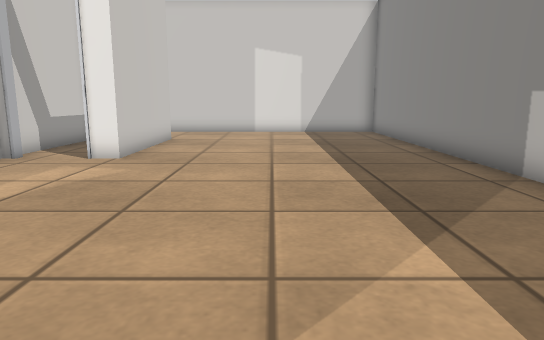
view 1 (above)

24 first-person views from a walk through a Gazebo world. The camera is 0.72 m above the floor, tilts 10° down and sees 70° across. The floor is counted in squares, 0.5 m on a side. Each view is taken from the middle of a square. On the plan, view 1 faces up. The plan holds only what a view shows up to about 16 squares ahead; the rest is blank. The place goes on beyond the plan. Simple shapes stand in for some stock models. Some surface patterns are stand-ins.

view 2
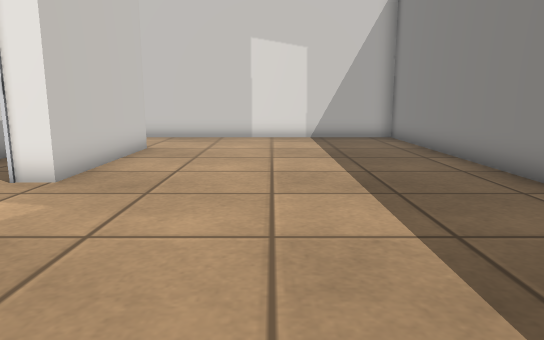

view 3
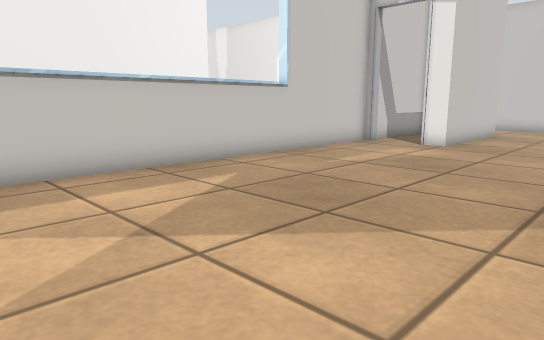

view 4
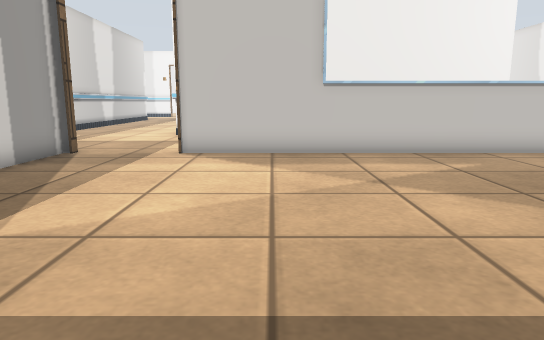

view 5
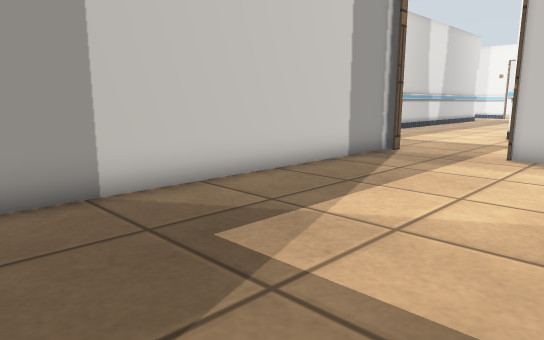

view 6
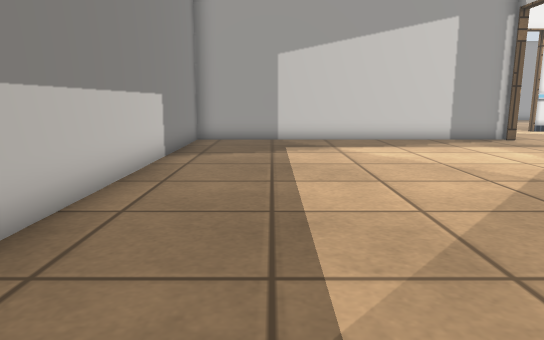

view 7
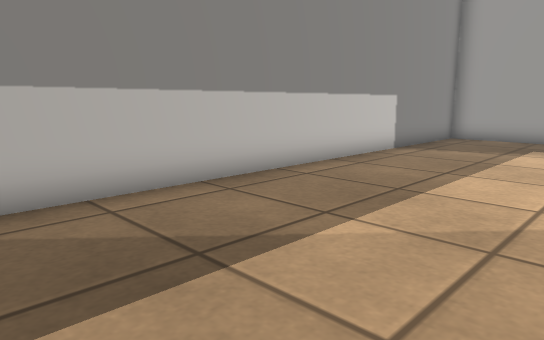

view 8
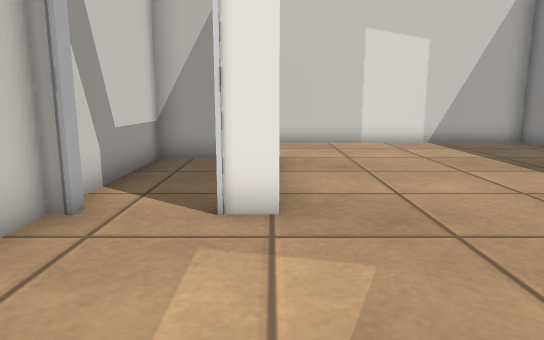

view 9
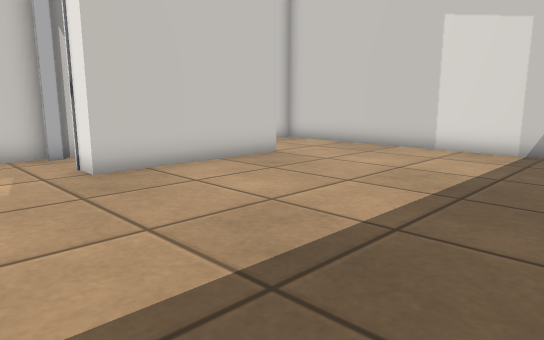

view 10
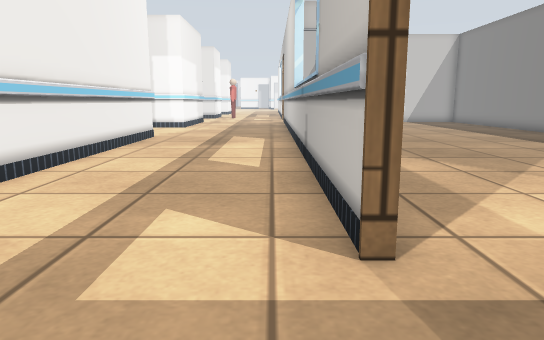

view 11
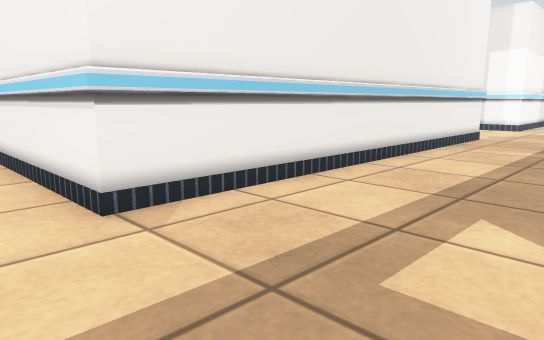

view 12
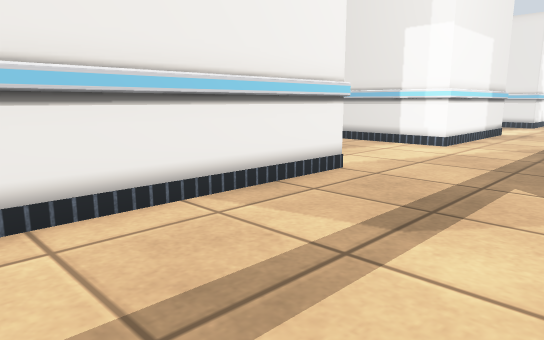

view 13
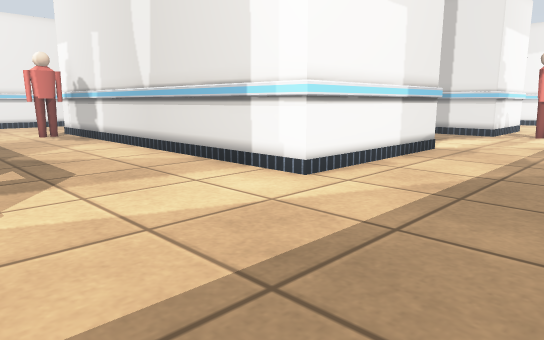

view 14
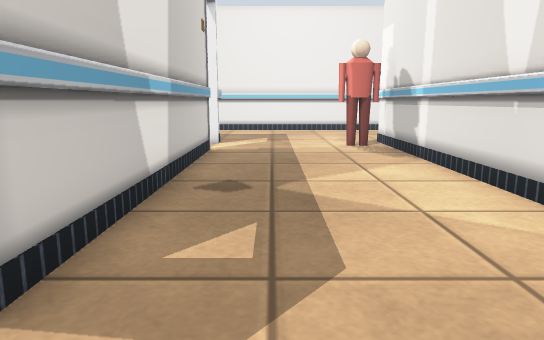

view 15
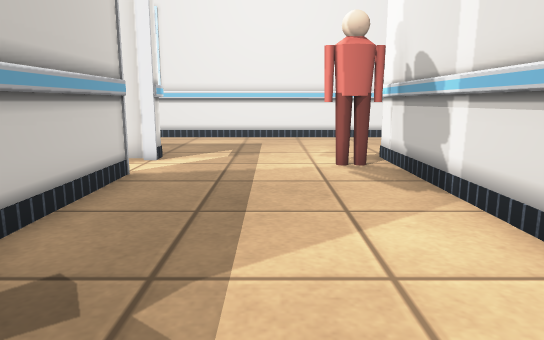

view 16
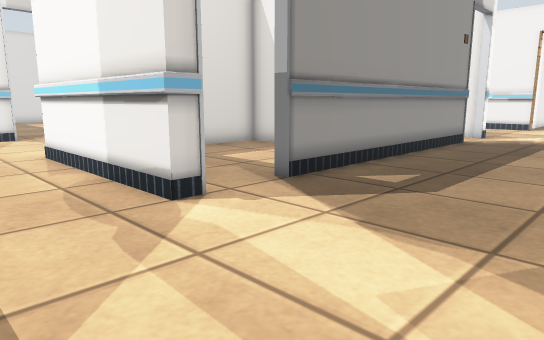

view 17
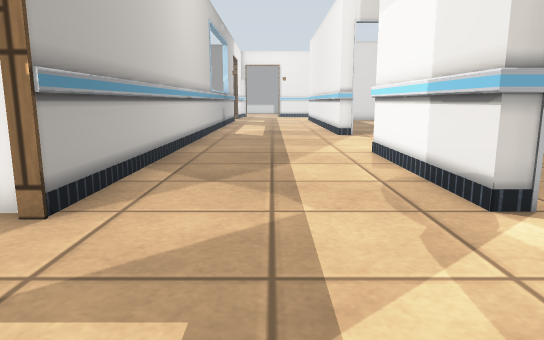

view 18
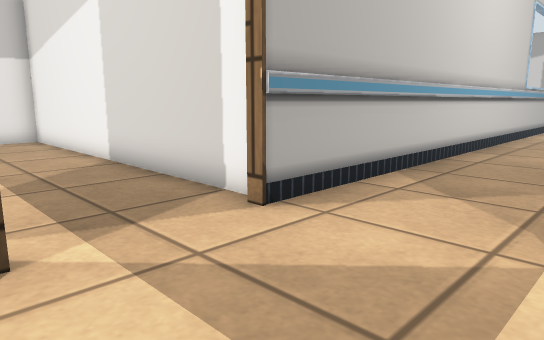

view 19
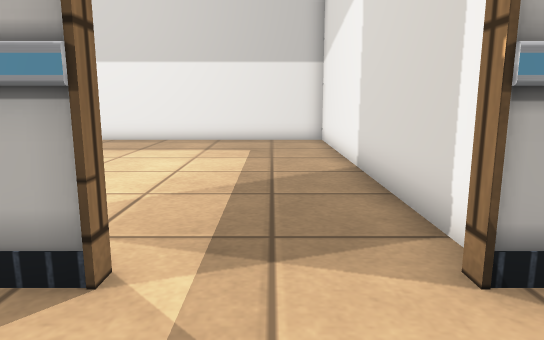

view 20
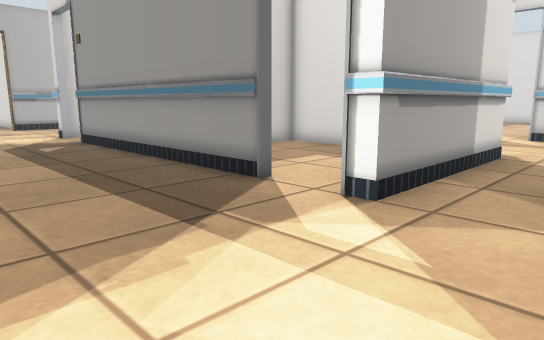

view 21
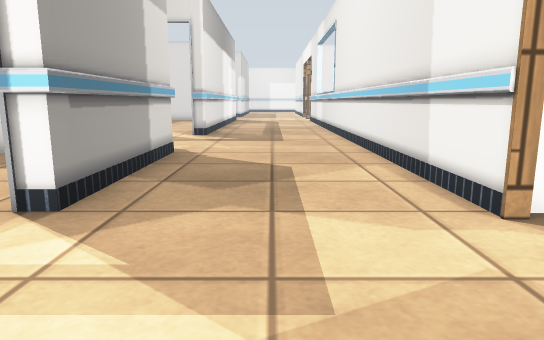

view 22
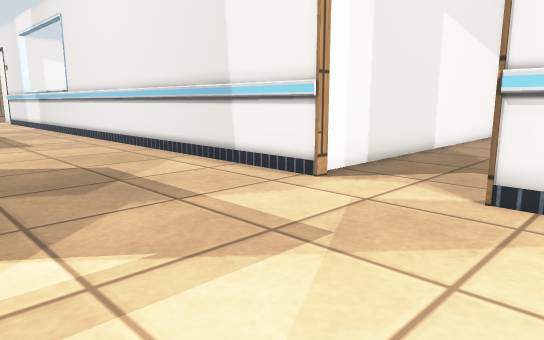

view 23
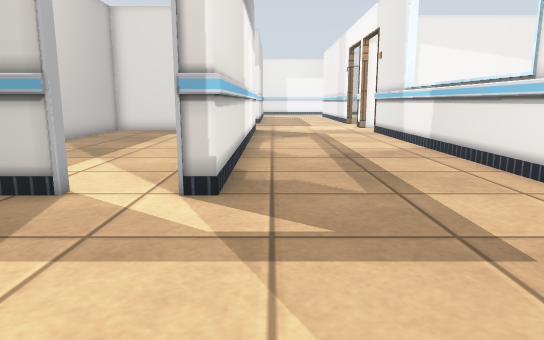

view 24
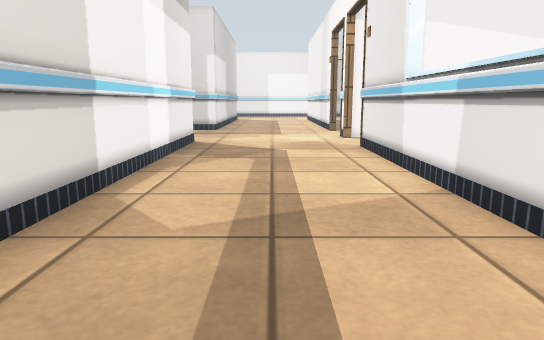

### Floor plan
Points are (right, up) in squares from view 1. A wall is a line through its corners. A room is listed if a view was taken in it or the views show most of it. See-through windows are left out.
Room 1 (views 1, 2, 3, 4, 5, 6, 7, 8, 9)
walls: (-6.6, 10.2) (-6.6, 9.9); (-6.9, 9.9) (-6.9, -5.6); (-3.9, 15.2) (-3.9, 9.9) (-4.8, 9.9); (-5.3, 14.9) (-6.9, 14.9) (-6.9, 10.1); (-6.9, -8.9) (4.9, -8.9) (4.9, 18.9) (-6.9, 18.9) (-6.9, 18.1)
ways out: opening at (-7, -7) to room 2
Room 2 (views 10, 11, 12, 13, 14, 15, 16, 17, 18, 19)
walls: (-13.5, 18.6) (-13.5, 19.1) (-12.9, 19.1) (-12.9, 12.9) (-27.1, 12.9); (-13.6, 7.1) (-12.9, 7.1) (-12.9, -7.1); (-6.7, 19.1) (4.9, 19.1) (4.9, 24.5); (-24.7, 18.6) (-24.7, 19.1) (-15.4, 19.1) (-15.4, 18.6); (-24.7, 6.8) (-24.7, 7.1) (-15.5, 7.1); (-26.6, 7.1) (-26.6, 6.8); (-26.6, 19.1) (-26.6, 18.6); (-7.2, -5.6) (-7.2, 19.4) (-6.8, 19.4); (-7.3, -8.6) (-6.9, -8.6)
low walls: (-6.8, 22.4) (-7.2, 22.4) (-7.2, 23.1); (-6.9, -5.6) (-7.2, -5.6)
ways out: opening at (-7, -7) to room 1; opening at (-27, 10) to room 3; opening at (-27, 22) to room 3; opening at (-13, -8.5) to room 3; opening at (-25.5, 7); opening at (-25.5, 19)
objects: person (-26, 11) to (-26, 12)
Room 3 (views 20, 21, 22, 23, 24)
walls: (-27.1, 12.9) (-27.1, 19.1) (-26.6, 19.1); (-33.2, 19.4) (-32.9, 19.4) (-32.9, -5.6); (-27.1, -7.3) (-27.1, 7.1) (-26.6, 7.1); (-37.5, 19.1) (-33.4, 19.1); (-33.3, -8.6) (-32.9, -8.6) (-32.9, -9.5); (-32.9, 23.1) (-32.9, 22.4); (-33.7, -8.9) (-33.2, -8.9); (-12.9, -7.1) (-18.8, -7.1)
ways out: opening at (-27, 10) to room 2; opening at (-27, 22) to room 2; opening at (-13, -8.5) to room 2; opening at (-33, -7)

Where each view was taken, in squares from view 1:
view 1: 0 up, 0 right, facing up
view 2: 3 up, 0 right, facing up
view 3: 3 down, 1 right, facing up-left
view 4: 3 down, 4 right, facing left
view 5: 3 down, 4 right, facing down-left
view 6: 6 up, 2 right, facing down
view 7: 7 up, 1 left, facing down-right
view 8: 5 up, 4 left, facing up
view 9: 7 up, 4 right, facing up-left
view 10: 9 down, 8 left, facing up
view 11: 9 down, 8 left, facing up-left
view 12: 0 up, 8 left, facing up-left
view 13: 7 up, 8 left, facing up-left
view 14: 9 up, 13 left, facing left
view 15: 10 up, 17 left, facing left
view 16: 24 up, 10 left, facing down-left
view 17: 24 up, 10 left, facing down
view 18: 23 up, 11 left, facing down-right
view 19: 21 up, 10 left, facing right
view 20: 24 up, 30 left, facing down-right
view 21: 24 up, 30 left, facing down
view 22: 24 up, 27 left, facing down-left
view 23: 13 up, 28 left, facing down
view 24: 7 up, 30 left, facing down
